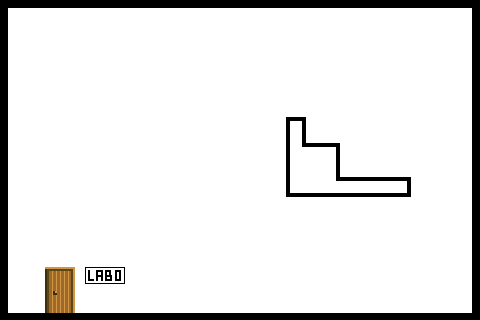

This game map was drawn from its Tiled (.tmx) file and the tilesets committed beside it. A one-line description and the full map source follow:
An orthogonal 15x10 tile map with 32x32 px tiles, 1 tile layer (Tile Layer 1) and 7 objects.

<map version="1.2" tiledversion="1.2.3" orientation="orthogonal" renderorder="right-down" width="15" height="10" tilewidth="32" tileheight="32" infinite="0" nextlayerid="3" nextobjectid="8">
 <tileset firstgid="1" source="tutorial.1.tsx" />
 <layer id="1" name="Tile Layer 1" width="15" height="10">
  <data encoding="csv">
1,2,3,4,5,6,7,8,9,10,11,12,13,14,15,
16,17,18,19,20,21,22,23,24,25,26,27,28,29,30,
31,32,33,34,35,36,37,38,39,40,41,42,43,44,45,
46,47,48,49,50,51,52,53,54,55,56,57,58,59,60,
61,62,63,64,65,66,67,68,69,70,71,72,73,74,75,
76,77,78,79,80,81,82,83,84,85,86,87,88,89,90,
91,92,93,94,95,96,97,98,99,100,101,102,103,104,105,
106,107,108,109,110,111,112,113,114,115,116,117,118,119,120,
121,122,123,124,125,126,127,128,129,130,131,132,133,134,135,
136,137,138,139,140,141,142,143,144,145,146,147,148,149,150
</data>
 </layer>
 <objectgroup id="2" name="Object Layer 1">
  <object id="1" x="0" y="320">
   <polygon points="0,0 480,0 480,-7 -1,-8" />
  </object>
  <object id="2" x="0" y="0">
   <polygon points="0,0 480,0 480,8 -2,9" />
  </object>
  <object id="3" x="481" y="312">
   <polygon points="0,0 0,-304 -10,-304 -9,0" />
  </object>
  <object id="4" x="-1" y="10">
   <polygon points="0,0 2,302 8,302 10,-1" />
  </object>
  <object id="5" x="288" y="195">
   <polygon points="0,0 122,-1 121,-17 -1,-17" />
  </object>
  <object id="6" x="338" y="178">
   <polygon points="0,0 0,-35 -51,-35 -51,0" />
  </object>
  <object id="7" x="303" y="144">
   <polygon points="0,0 1,-26 -16,-26 -16,-1" />
  </object>
 </objectgroup>
</map>
